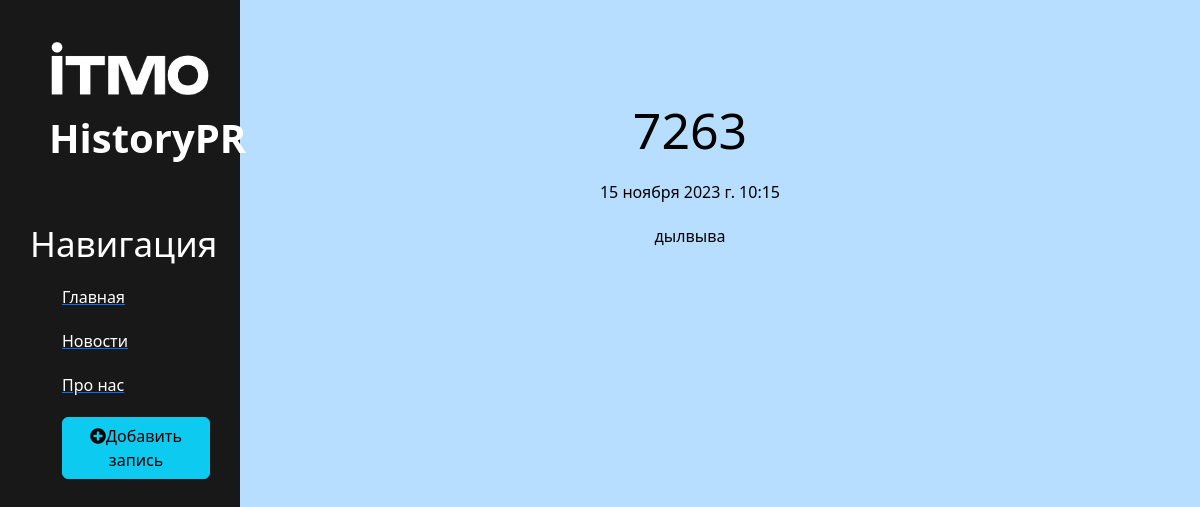
The app's page /news/7/ with its own data.
### news/models.py (models this page shows, shortened)
class Artiles(models.Model):
    title = models.CharField('Название', max_length=50)
    anons = models.CharField('Анонс', max_length=250)
    full_text = models.TextField('Статья')
    date = models.DateTimeField('Дата Публикации')
    class Meta:
        verbose_name = 'Новость'
        verbose_name_plural = 'Новости'

### news/views.py (the view)
# urls.py: path('<int:pk>/', views.NewsDetailView.as_view(), name='news-detail'),
class NewsDetailView(DeleteView):
    model = Artiles
    template_name = 'news/datails_view.html'
    context_object_name = 'article'

### news/templates/news/datails_view.html (shortened to what this page needs)
{% extends 'main/layout.html' %}
{% block content %}
<div class="fear">
    <h1>{{ article.title }}</h1>
    <p>{{ article.date }}</p>
    <p>{{ article.full_text }}</p>
</div>
{% endblock %}

### main/static/main/css/main.css (style rules this page uses)
body { background-color: rgb(184, 222, 255); }
main .fear { float: left; color: #000; margin-top: 100px; text-align: center; width: 75%; }
main .fear h1 { font-size: 50px; }
main .fear p { max-width: 400px; margin: 20px auto; }

### records on screen
Artiles: title "7263", date "15 ноября 2023 г. 10:15", full_text "дылвыва"
